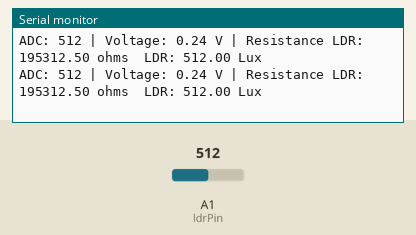
Recording of a sketch running on a simulated Arduino Uno, built with avr-gcc and run on an emulated ATmega328P. On the bench: the last lines printed to the serial monitor. The inputs (shaded band) are chosen by the test bench; at power-on: A1 (ldrPin) = 512.

Above: at 1.8 s.
1.9 s: A1 (ldrPin) set to 0
At 2.8 s:
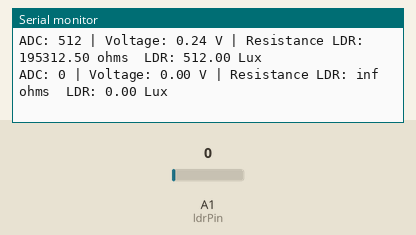
4.5 s: A1 (ldrPin) set to 122
At 5.8 s:
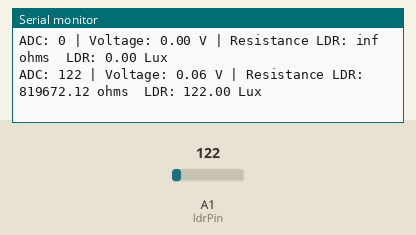
6.0 s: A1 (ldrPin) set to 1023
At 6.9 s:
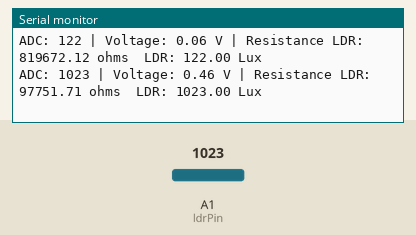
10.1 s: A1 (ldrPin) set to 900
At 10.9 s:
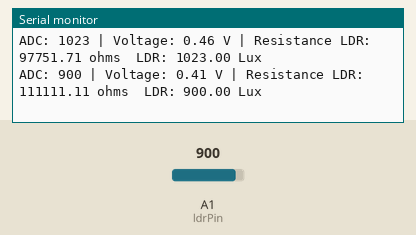
Timing chart, 0 to 13.1 s (numbered marks = the images above; inputs shaded):
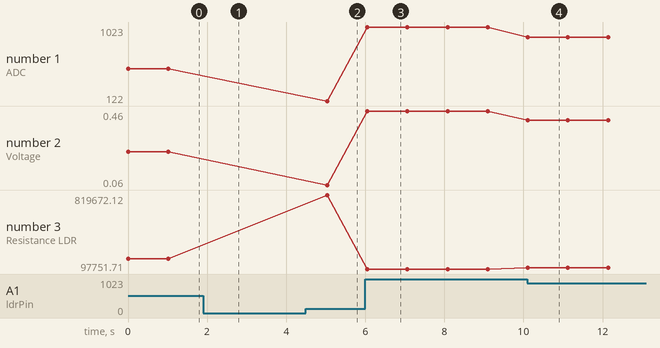

Measured:
- after the input at 1.9 s, the serial monitor: prints a new line after 0.13 s (image 1)
- after the input at 4.5 s, the serial monitor: prints a new line after 0.54 s (image 2)
- after the input at 6.0 s, the serial monitor: prints a new line after 0.05 s (image 3)
- after the input at 10.1 s, the serial monitor: prints a new line at once (image 4)
- plotted number 1: 512 → 122 after the input at 4.5 s, 122 → 1023 after the input at 6.0 s, 1023 → 900 after the input at 10.1 s
- plotted number 2: 0.24 → 0.06 after the input at 4.5 s, 0.06 → 0.46 after the input at 6.0 s, 0.46 → 0.41 after the input at 10.1 s
- plotted number 3: 195312.5 → 819672.12 after the input at 4.5 s, 819672.12 → 97751.71 after the input at 6.0 s, 97751.71 → 111111.11 after the input at 10.1 s

The sketch:

Teste_ldr2.ino
```cpp
int ldrPin = A1;
float Vref = 5.0;          // Tension de référence de l'Arduino
int R = 10000;             // Résistance fixe de 10 kΩ

void setup() {
  Serial.begin(9600);
}

void loop() {
  int adcValue = analogRead(ldrPin);
  float voltage = (adcValue * Vref) / (R + adcValue);
  float resistanceLDR = (Vref * R / voltage) - R;
  float LDR = (voltage * R) / (Vref - voltage);

  Serial.print("ADC: ");
  Serial.print(adcValue);
  Serial.print(" | Voltage: ");
  Serial.print(voltage, 2);
  Serial.print(" V | Resistance LDR: ");
  Serial.print(resistanceLDR);
  Serial.print(" ohms");
  Serial.print("  LDR: ");
  Serial.print(LDR);
  Serial.println(" Lux");

  delay(1000);
}
 
```
